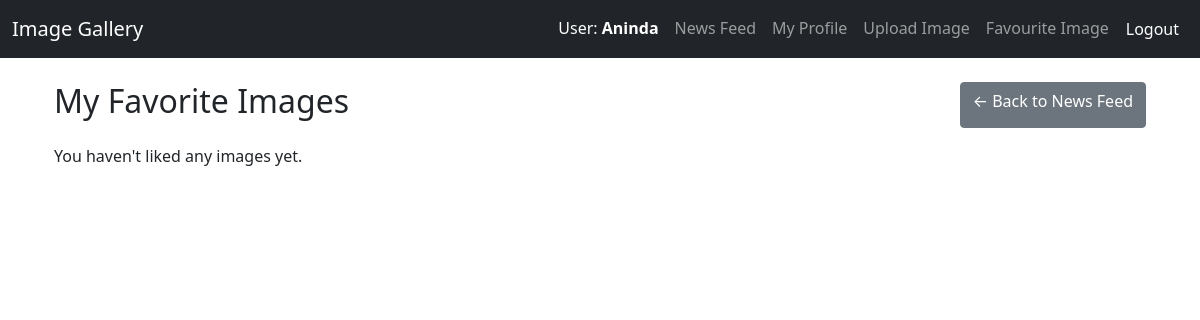
Before: /favorites/ (signed in) with the older database file.
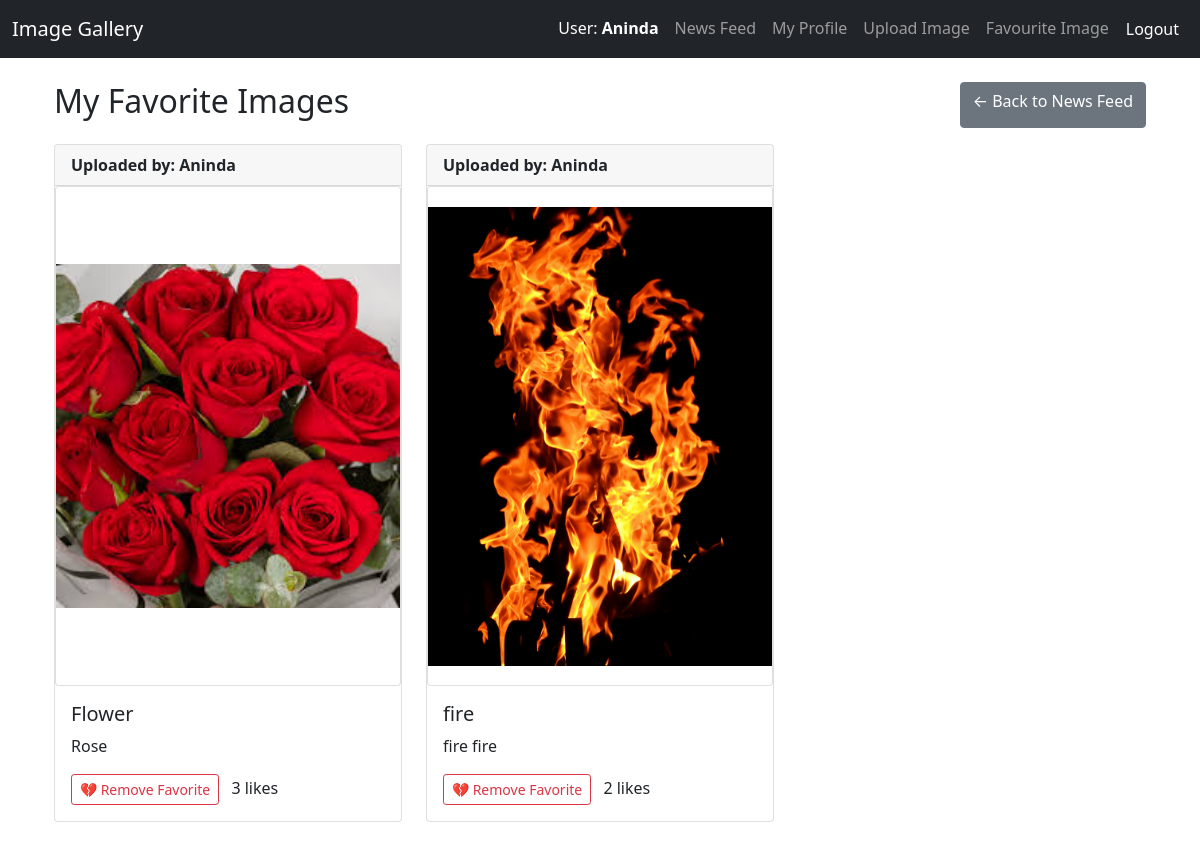
After: the same page with the newer database file.
### gallery/models.py (models this page shows, shortened)
class Image(models.Model):
    title = models.CharField(max_length=100)
    description = models.TextField(blank=True)
    image = models.ImageField(upload_to='images/')
    uploaded_by = models.ForeignKey(User, on_delete=models.CASCADE)
    uploaded_at = models.DateTimeField(auto_now_add=True)
    liked_by = models.ManyToManyField(User, related_name='favorite_images', blank=True)

### gallery/views.py (the view)
# urls.py: path('favorites/', MyFavoritesView.as_view(), name='my-favorites'),
class MyFavoritesView(LoginRequiredMixin, ListView):
    model = Image
    template_name = 'gallery/my_favorites.html'
    context_object_name = 'images'
    def get_queryset(self):
        return self.request.user.favorite_images.all()

### gallery/templates/gallery/my_favorites.html (shortened to what this page needs)
{% extends 'gallery/base.html' %}
{% block content %}
<div class="container mt-4">
  <div class="d-flex justify-content-between mb-3">
    <h2>My Favorite Images</h2>
    <a class="btn btn-secondary" href="{% url 'news-feed' %}">← Back to News Feed</a>
  </div>
  <div class="row">
    {% for image in images %}
    <div class="col-md-4 mb-4">
      <div class="card h-100">
        <div class="card-header">
          <strong>Uploaded by: {{ image.uploaded_by.username }}</strong>
        </div>
        <a href="{% url 'image-detail' image.pk %}">
            <div class="card h-100" style="min-height: 500px;">
                <img src="{{ image.image.url }}" class="w-100 h-100" style="object-fit: contain;" alt="{{ image.title }}">
              </div>
        </a>
        <div class="card-body">
          <h5 class="card-title">{{ image.title }}</h5>
          <p class="card-text">{{ image.description }}</p>
          <form action="{% url 'toggle-like' image.pk %}" method="post" class="d-inline">
            <button type="submit" class="btn btn-sm btn-outline-danger">💔 Remove Favorite</button>
            <span class="ms-2">{{ image.liked_by.count }} likes</span>
          </form>
        </div>
      </div>
    </div>
    {% empty %}
    <p>You haven't liked any images yet.</p>
    {% endfor %}
  </div>
</div>
{% endblock %}

Changed rows visible on the page:
now on this page (row unchanged): Image: uploaded_by.username "Aninda", image (picture), title "Flower", description "Rose", liked_by.count "3"
added Image: uploaded_by.username "Aninda", image (picture), title "fire", description "fire fire", liked_by.count "2"
Other visible differences:
text no longer shown: "You haven't liked any images yet."
